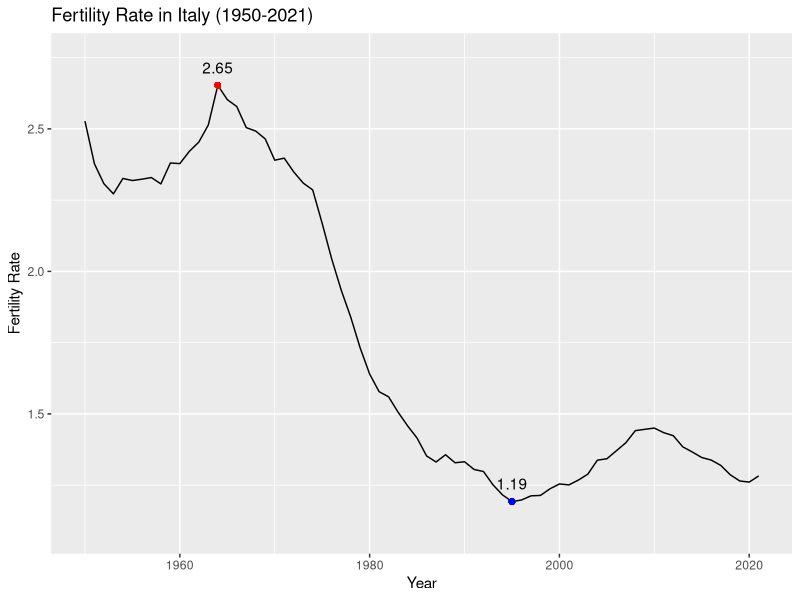
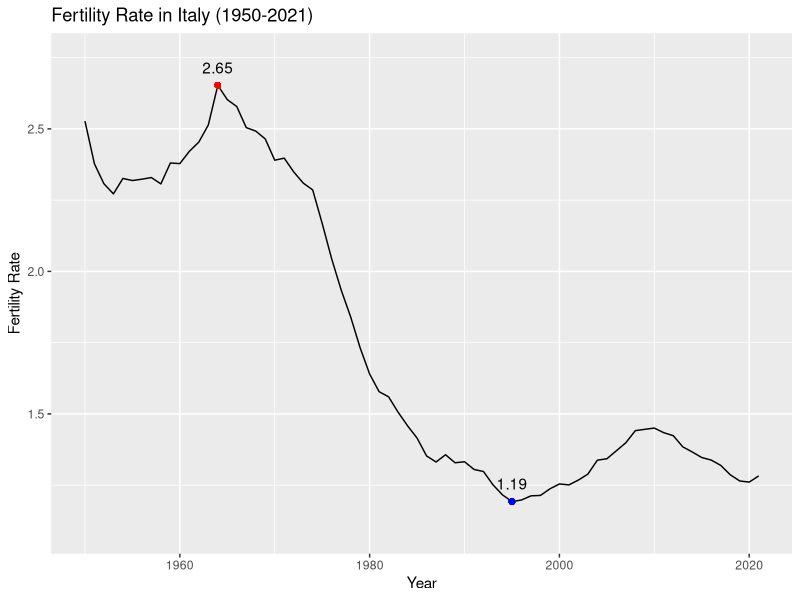

Recreate these plots in R, in order.
## ---- chunk 1
ass3 <- read.csv("fertility.csv")
## ---- chunk 2
library(ggplot2)

italy_data <- subset(ass3, Entity == "Italy" & Year >= 1950 & Year <= 2021)

max_fr <- max(italy_data$FR)
min_fr <- min(italy_data$FR)
max_year <- italy_data$Year[which.max(italy_data$FR)]
min_year <- italy_data$Year[which.min(italy_data$FR)]

p1 <- ggplot(italy_data, aes(x = Year, y = FR)) +
  geom_line() +
  geom_point(aes(x = max_year, y = max_fr), color = "red") +
  geom_point(aes(x = min_year, y = min_fr), color = "blue") +
  annotate("text", x = max_year, y = max_fr, label = round(max_fr, 2), vjust = -1) +
  annotate("text", x = min_year, y = min_fr, label = round(min_fr, 2), vjust = -1) +
  ylim(min_fr - 0.1, max_fr + 0.1) +
  ggtitle("Fertility Rate in Italy (1950-2021)") +
  xlab("Year") +
  ylab("Fertility Rate")

print(p1)

ggsave("plot1.png", plot = p1)
## ---- chunk 3

## ---- chunk 4

## ---- chunk 5

## ---- chunk 6

## ---- chunk 7

## ---- chunk 8
